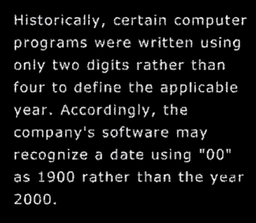
#> input picture Images/dilation.png, 256 x 223 px, shrunk from 1126 x 982 before the run
$ python closing.py
#> lines starting #> are read from the running program, lines starting #| are printed output that depends on the picture; after the words box and inside, x2 and y2 are one past the last pixel; in counts of white or black regions, pixels touching at a corner belong together
### dilation.py
import numpy as np
import cv2


def dilate(img, se):
    imgOut = np.copy(img)

    def isValid(img, coord):
        x = coord[0]
        y = coord[1]
        if x >= 0 and x < img.shape[0] and y >= 0 and y < img.shape[1] and img.item(x, y, 0) > 50:
            return True
        else:
            return False
    for x in range(img.shape[0]):
        for y in range(img.shape[1]):
            flag = False
            intensity = 255
            for coord in se:
                if isValid(img, (x+coord[0], y+coord[1])):
                    flag = True
                    # intensity = img.item(x+coord[0], y+coord[1], 0)
                    break
            if flag:
                imgOut.itemset((x, y, 0), intensity)
    return imgOut


# [22 lines that do not run on import are left out]

### erosion.py
import numpy as np
import cv2


def erode(img, se):
    imgOut = np.copy(img)

    def isValid(img, coord):
        x = coord[0]
        y = coord[1]
        if x >= 0 and x < img.shape[0] and y >= 0 and y < img.shape[1] and img.item(x, y, 0) > 50:
            return True
        else:
            return False
    for x in range(img.shape[0]):
        for y in range(img.shape[1]):
            flag = True
            for coord in se:
                if not isValid(img, (x+coord[0], y+coord[1])):
                    flag = False
                    break
            if not flag:
                imgOut.itemset((x, y, 0), 0)
            else:
                imgOut.itemset((x, y, 0), img.item(x, y, 0))
    return imgOut


# [17 lines that do not run on import are left out]

### closing.py
import numpy as np
import cv2
import dilation as d
import erosion as e

ip = cv2.imread("./Images/dilation.png")
#> ip is the input picture: shape (223, 256, 3); mean B, G, R 20.2, 19.3, 20.1
img = np.zeros((ip.shape[0], ip.shape[1], 1), np.uint8)

for i in range(ip.shape[0]):
    for j in range(ip.shape[1]):
        img.itemset((i, j, 0), 0.3*ip.item(i, j, 2) +
                    0.59*ip.item(i, j, 1) +
                    0.11*ip.item(i, j, 0))
        binIntensity = 0
        if img.item(i, j, 0) > 50:
            binIntensity = 255
        img.itemset((i, j, 0), binIntensity)
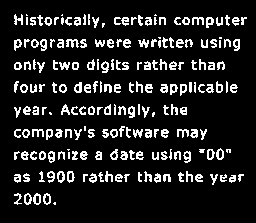
#> img: shape (223, 256, 1); 12.8% white in thin lines or dots, all inside (x1, y1, x2, y2) = (14, 14, 247, 205)

ip = np.copy(img)

se = [(-1, -1), (1, -1), (-1, 1), (1, 1), (-1, 0), (0, -1),
      (0, 0), (0, 1), (1, 0), (-2, -2), (-2, -1), (-2, 0), (-2, 1), (-2, 2)]

inter = d.dilate(img, se)
#> after the loop in dilate, `for x in range(img.shape[0]):`:
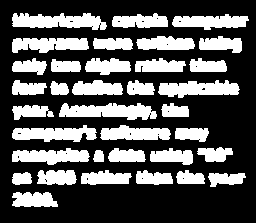
#> imgOut: shape (223, 256, 1); 33.6% white; 35 white regions, largest, box (x1, y1, x2, y2) and area: (59, 103, 157, 120) 1139, (12, 13, 107, 30) 1110, (158, 80, 240, 98) 998
img = e.erode(inter, se)
#> after the loop in erode, `for x in range(img.shape[0]):`:
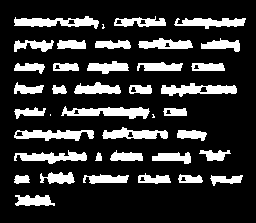
#> imgOut: shape (223, 256, 1); 19.1% white; 39 white regions (3 under 20 px), largest, box (x1, y1, x2, y2) and area: (61, 106, 150, 119) 650, (14, 16, 99, 29) 607, (161, 83, 237, 97) 604
cv2.imshow('input', ip)
cv2.imshow('intermediate', inter)
cv2.imshow('output', img)
cv2.waitKey(0)
cv2.destroyAllWindows()
